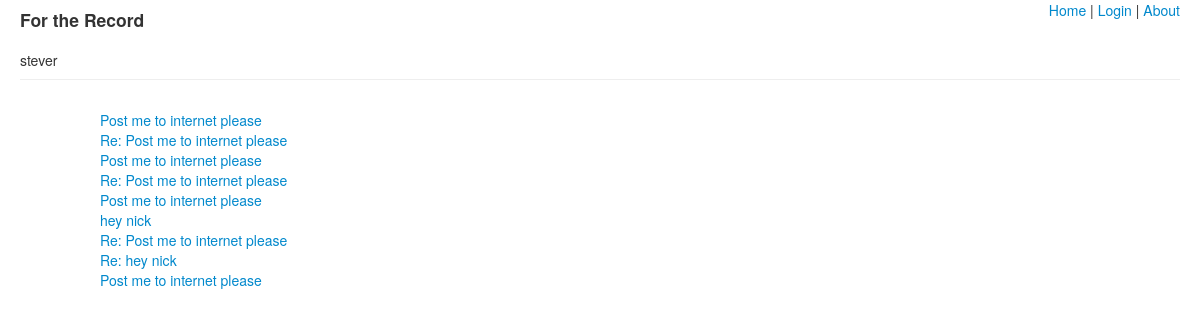
Page /a/stever on the committed database.
### models.py (models this page shows, shortened)
class Account(Base):
    __tablename__ = "account"
    name = Column(String, unique=True)
    email = Column(String, primary_key=True)

class Response(Base):
    __tablename__ = "response"
    id = Column(Integer, primary_key=True)
    from_email = Column(String, ForeignKey('account.email'))
    to_email = Column(String)
    subject = Column(String)
    body_plain = Column(String)
    raw_html = Column(String)
    cleaned_html = Column(String)
    date_post = Column(DateTime)
    everything = Column(String)
    account = relationship("Account", backref=backref('responses', order_by=date_post))
    def make_url(self):
        return '/r/%d' % self.id

### serv.py (the view)
@app.route("/a/<account_name>")
def list_responses(account_name):
    a = session.query(Account).filter_by(name=account_name).first()
    responses = session.query(Response).filter_by(from_email=a.email).all()
    return render_template('list_posts.html', responses=responses, account=a)

### serv.py (called while the page is built)
@app.teardown_request
def shutdown_session(exception=None):
    session.remove()

### templates/list_posts.html (shortened to what this page needs)
{% extends 'layout.html' %}
{% block header %}
{{ account.name }}
{% endblock %}
{% block body %}
{% for resp in responses %}
<div class=row> <div class='span10 offset1'>
    <a href="{{ resp.make_url() }}">{{ resp.subject }}</a>
</div></div>
{% endfor %}
{% endblock %}

### static/style.css (style rules this page uses)
body { padding-right: 20px; padding-left: 20px; }

### rows in the picture
Account: name "stever"
Response: subject "Post me to internet please"
Response: subject "Re: Post me to internet please"
Response: subject "Post me to internet please"
Response: subject "Re: Post me to internet please"
Response: subject "Post me to internet please"
Response: subject "hey nick"
Response: subject "Re: Post me to internet please"
Response: subject "Re: hey nick"
Response: subject "Post me to internet please"
